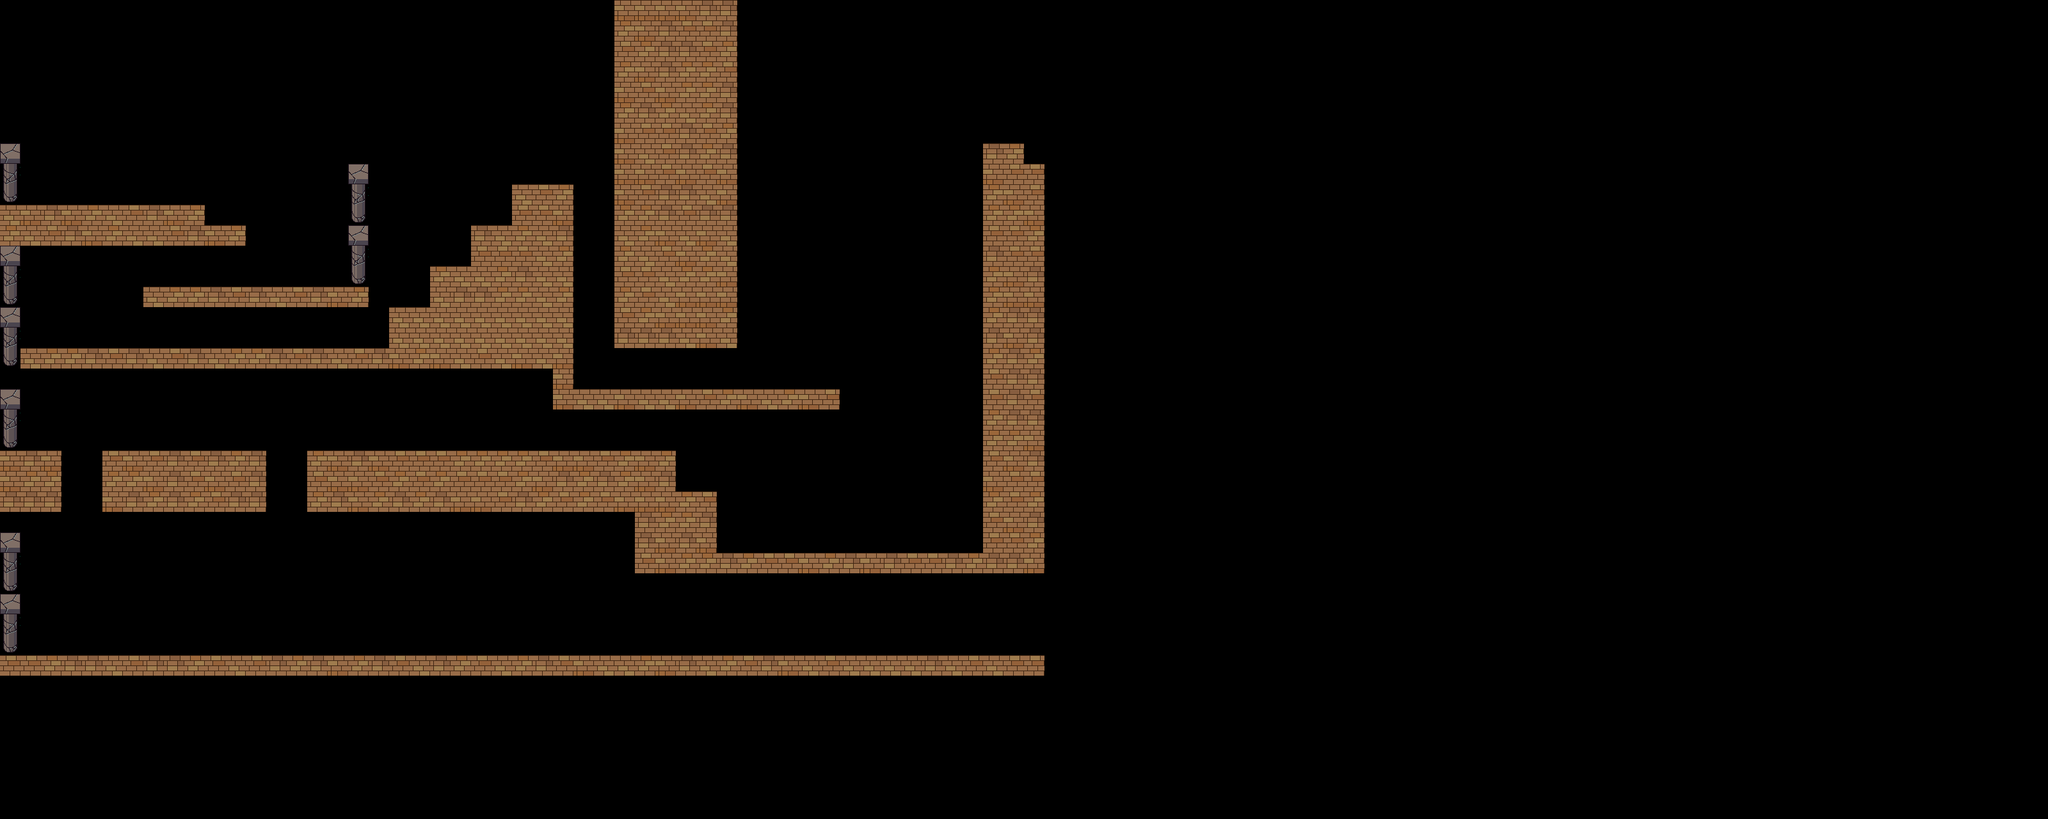

Tiled map render using the project's own tile images. Description and the map definition, with tile-layer contents summarised, below:
An orthogonal 100x40 tile map with 32x32 px tiles, 2 tile layers (Background, Platforms) and 29 objects (23x Token, 5x BasicAI, Portal).

<map version="1.5" tiledversion="1.7.2" orientation="orthogonal" renderorder="right-down" width="100" height="40" tilewidth="32" tileheight="32" infinite="0" nextlayerid="11" nextobjectid="64">
 <tileset firstgid="1" name="terrain_atlas" tilewidth="32" tileheight="32" tilecount="1024" columns="32">
  <image source="../terrain_atlas.png" width="1024" height="1024" />
  <tile id="500">
   <properties>
    <property name="collides" type="bool" value="true" />
   </properties>
  </tile>
  <tile id="532">
   <properties>
    <property name="collides" type="bool" value="true" />
   </properties>
  </tile>
  <tile id="564">
   <properties>
    <property name="collides" type="bool" value="true" />
   </properties>
  </tile>
  <tile id="725">
   <properties>
    <property name="collides" type="bool" value="true" />
   </properties>
  </tile>
  <tile id="726">
   <properties>
    <property name="collides" type="bool" value="true" />
   </properties>
  </tile>
  <tile id="727">
   <properties>
    <property name="collides" type="bool" value="true" />
   </properties>
  </tile>
  <tile id="728">
   <properties>
    <property name="collides" type="bool" value="true" />
   </properties>
  </tile>
  <tile id="729">
   <properties>
    <property name="collides" type="bool" value="true" />
   </properties>
  </tile>
 </tileset>
 <layer id="2" name="Background" width="100" height="40">
  <data>[4000 cells, 0 non-empty, 0 distinct tile ids]</data>
 </layer>
 <layer id="1" name="Platforms" width="100" height="40">
  <data>[4000 cells, 476 non-empty, 8 distinct tile ids]</data>
 </layer>
 <objectgroup id="6" name="Tokens">
  <object id="1" name="Token" gid="415" x="160" y="319" width="32" height="32" />
  <object id="23" name="Token" gid="415" x="200" y="318.667" width="32" height="32" />
  <object id="24" name="Token" gid="415" x="242" y="319.333" width="32" height="32" />
  <object id="25" name="Token" gid="415" x="227.667" y="445.333" width="32" height="32" />
  <object id="26" name="Token" gid="415" x="267.667" y="445" width="32" height="32" />
  <object id="27" name="Token" gid="415" x="309.667" y="445.666" width="32" height="32" />
  <object id="31" name="Token" gid="415" x="95" y="544.667" width="32" height="32" />
  <object id="32" name="Token" gid="415" x="135" y="544.334" width="32" height="32" />
  <object id="33" name="Token" gid="415" x="177" y="545" width="32" height="32" />
  <object id="34" name="Token" gid="415" x="216.333" y="542.667" width="32" height="32" />
  <object id="35" name="Token" gid="415" x="256.333" y="542.334" width="32" height="32" />
  <object id="36" name="Token" gid="415" x="298.333" y="543" width="32" height="32" />
  <object id="37" name="Token" gid="415" x="337.667" y="542" width="32" height="32" />
  <object id="38" name="Token" gid="415" x="377.667" y="541.667" width="32" height="32" />
  <object id="39" name="Token" gid="415" x="419.667" y="542.333" width="32" height="32" />
  <object id="40" name="Token" gid="415" x="910" y="269.833" width="32" height="32" />
  <object id="41" name="Token" gid="415" x="909" y="304.333" width="32" height="32" />
  <object id="42" name="Token" gid="415" x="911.167" y="339.167" width="32" height="32" />
  <object id="43" name="Token" gid="415" x="910.167" y="370.167" width="32" height="32" />
  <object id="48" name="Token" gid="415" x="910.75" y="404.583" width="32" height="32" />
  <object id="49" name="Token" gid="415" x="910.75" y="442.083" width="32" height="32" />
  <object id="50" name="Token" gid="415" x="910.417" y="476.417" width="32" height="32" />
  <object id="51" name="Token" gid="415" x="910.417" y="512.417" width="32" height="32" />
 </objectgroup>
 <objectgroup id="8" name="Portals">
  <object id="63" name="Portal" gid="725" x="1568" y="1018" width="64" height="64" />
 </objectgroup>
 <objectgroup id="10" name="Pickups" />
 <objectgroup id="7" name="Enemies">
  <object id="53" name="BasicAI" gid="223" x="974" y="604.667" width="32" height="36" />
  <object id="54" name="BasicAI" gid="223" x="492" y="544" width="32" height="36" />
  <object id="55" name="BasicAI" gid="223" x="678" y="704" width="32" height="36" />
  <object id="56" name="BasicAI" gid="223" x="320" y="1020" width="32" height="36" />
  <object id="57" name="BasicAI" gid="223" x="956" y="1022" width="32" height="36" />
 </objectgroup>
</map>